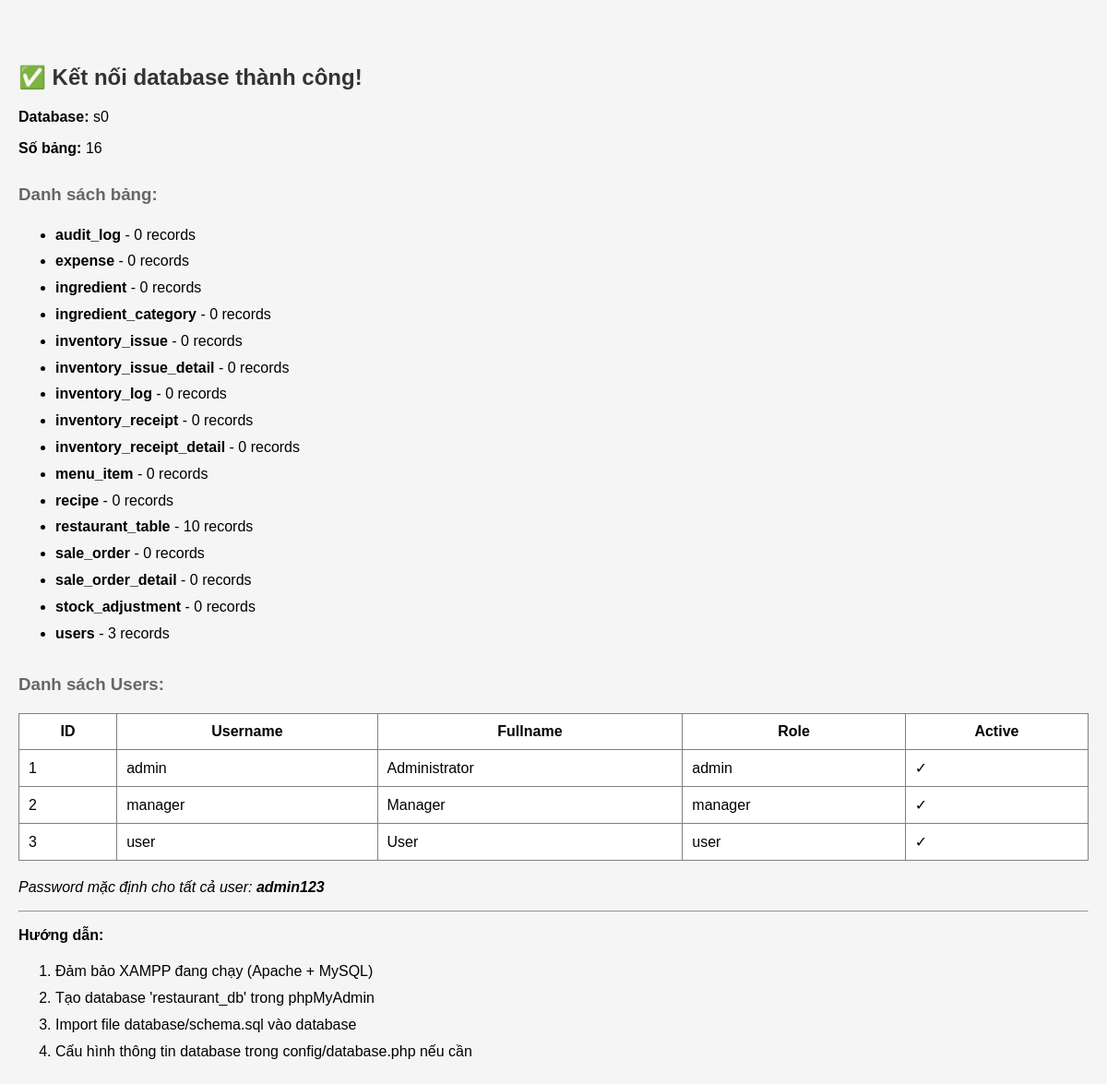
The page /test_connection.php on the database its author committed.
### tables this page shows
CREATE TABLE users (
    id INT AUTO_INCREMENT PRIMARY KEY,
    username VARCHAR(60) UNIQUE NOT NULL,
    password VARCHAR(255) NOT NULL,
    fullname VARCHAR(100),
    role ENUM('admin','manager','user') NOT NULL,
    active BOOLEAN DEFAULT TRUE
);

### test_connection.php (the view, shortened to what this page needs)
<?php
try {
    $db = getDB();
    echo "<h2>✅ Kết nối database thành công!</h2>";
    $stmt = $db->query("SELECT DATABASE() as db_name");
    $result = $stmt->fetch();
    echo "<p><strong>Database:</strong> " . $result['db_name'] . "</p>";
    $stmt = $db->query("SHOW TABLES");
    $tables = $stmt->fetchAll();
    echo "<p><strong>Số bảng:</strong> " . count($tables) . "</p>";
    echo "<h3>Danh sách bảng:</h3>";
    echo "<ul>";
    foreach ($tables as $table) {
        $tableName = array_values($table)[0];
        $stmt = $db->query("SELECT COUNT(*) as count FROM `$tableName`");
        $count = $stmt->fetch()['count'];
        echo "<li><strong>$tableName</strong> - $count records</li>";
    }
    echo "</ul>";
    echo "<h3>Danh sách Users:</h3>";
    $stmt = $db->query("SELECT id, username, fullname, role, active FROM users");
    $users = $stmt->fetchAll();
    if (count($users) > 0) {
        echo "<table border='1' cellpadding='10' style='border-collapse: collapse;'>";
        echo "<tr><th>ID</th><th>Username</th><th>Fullname</th><th>Role</th><th>Active</th></tr>";
        foreach ($users as $user) {
            echo "<tr>";
            echo "<td>{$user['id']}</td>";
            echo "<td>{$user['username']}</td>";
            echo "<td>{$user['fullname']}</td>";
            echo "<td>{$user['role']}</td>";
            echo "<td>" . ($user['active'] ? '✓' : '✗') . "</td>";
            echo "</tr>";
        }
        echo "</table>";
        echo "<p><em>Password mặc định cho tất cả user: <strong>admin123</strong></em></p>";
    } else {
        echo "<p>Chưa có user nào. Vui lòng import file database/schema.sql</p>";
    }
    echo "<hr>";
    echo "<p><strong>Hướng dẫn:</strong></p>";
    echo "<ol>";
    echo "<li>Đảm bảo XAMPP đang chạy (Apache + MySQL)</li>";
    echo "<li>Tạo database 'restaurant_db' trong phpMyAdmin</li>";
    echo "<li>Import file database/schema.sql vào database</li>";
    echo "<li>Cấu hình thông tin database trong config/database.php nếu cần</li>";
    echo "</ol>";
} catch (PDOException $e) {
    echo "<h2>❌ Lỗi kết nối database!</h2>";
    echo "<p><strong>Message:</strong> " . $e->getMessage() . "</p>";
    echo "<p><strong>Code:</strong> " . $e->getCode() . "</p>";
    echo "<hr>";
    echo "<p><strong>Các bước khắc phục:</strong></p>";
    echo "<ol>";
    echo "<li>Kiểm tra XAMPP đã khởi động MySQL chưa</li>";
    echo "<li>Kiểm tra thông tin cấu hình trong <code>config/database.php</code>:
        <ul>
            <li>DB_HOST: " . DB_HOST . "</li>
            <li>DB_NAME: " . DB_NAME . "</li>
            <li>DB_USER: " . DB_USER . "</li>
        </ul>
    </li>";
    echo "<li>Tạo database 'restaurant_db' trong phpMyAdmin nếu chưa có</li>";
    echo "<li>Kiểm tra username/password MySQL có đúng không</li>";
    echo "</ol>";
}
?>

### test_connection.php (style rules this page uses)
h2 { color: #333; }
h3 { color: #666; margin-top: 30px; }
table { background: white; width: 100%; margin: 20px 0; }
ul, ol { line-height: 1.8; }

### rows shown on the page
users: id "1", username "admin", fullname "Administrator", role "admin"
users: id "2", username "manager", fullname "Manager", role "manager"
users: id "3", username "user", fullname "User", role "user"

### other values the page prints
$result['db_name'] "s0"
count($tables) "16"
$tableName "audit_log"
$count "0"
$tableName "expense"
$tableName "ingredient"
$tableName "ingredient_category"
$tableName "inventory_issue"
$tableName "inventory_issue_detail"
$tableName "inventory_log"
$tableName "inventory_receipt"
$tableName "inventory_receipt_detail"
$tableName "menu_item"
$tableName "recipe"
$tableName "restaurant_table"
